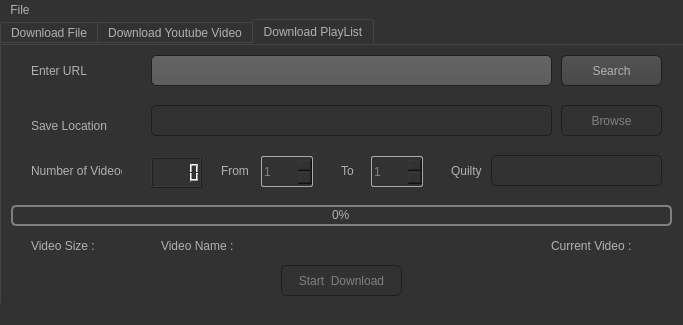
<?xml version="1.0" encoding="UTF-8"?>
<ui version="4.0">
 <class>MainWindow</class>
 <widget class="QMainWindow" name="MainWindow">
  <property name="geometry">
   <rect>
    <x>0</x>
    <y>0</y>
    <width>683</width>
    <height>325</height>
   </rect>
  </property>
  <property name="windowTitle">
   <string>MainWindow</string>
  </property>
  <property name="styleSheet">
   <string notr="true">QToolTip
{
     border: 1px solid black;
     background-color: #ffa02f;
     padding: 1px;
     border-radius: 3px;
     opacity: 100;
}

QWidget
{
    color: #b1b1b1;
    background-color: #323232;
}

QTreeView, QListView
{
    background-color: silver;
    margin-left: 5px;
}

QWidget:item:hover
{
    background-color: QLinearGradient( x1: 0, y1: 0, x2: 0, y2: 1, stop: 0 #ffa02f, stop: 1 #ca0619);
    color: #000000;
}

QWidget:item:selected
{
    background-color: QLinearGradient( x1: 0, y1: 0, x2: 0, y2: 1, stop: 0 #ffa02f, stop: 1 #d7801a);
}

QMenuBar::item
{
    background: transparent;
}

QMenuBar::item:selected
{
    background: transparent;
    border: 1px solid #ffaa00;
}

QMenuBar::item:pressed
{
    background: #444;
    border: 1px solid #000;
    background-color: QLinearGradient(
        x1:0, y1:0,
        x2:0, y2:1,
        stop:1 #212121,
        stop:0.4 #343434/*,
        stop:0.2 #343434,
        stop:0.1 #ffaa00*/
    );
    margin-bottom:-1px;
    padding-bottom:1px;
}

QMenu
{
    border: 1px solid #000;
}

QMenu::item
{
    padding: 2px 20px 2px 20px;
}

QMenu::item:selected
{
    color: #000000;
}

QWidget:disabled
{
    color: #808080;
    background-color: #323232;
}

QAbstractItemView
{
    background-color: QLinearGradient( x1: 0, y1: 0, x2: 0, y2: 1, stop: 0 #4d4d4d, stop: 0.1 #646464, stop: 1 #5d5d5d);
}

QWidget:focus
{
    /*border: 1px solid darkgray;*/
}

QLineEdit
{
    background-color: QLinearGradient( x1: 0, y1: 0, x2: 0, y2: 1, stop: 0 #4d4d4d, stop: 0 #646464, stop: 1 #5d5d5d);
    padding: 1px;
    border-style: solid;
    border: 1px solid #1e1e1e;
    border-radius: 5;
}

QPushButton
{
    color: #b1b1b1;
    background-color: QLinearGradient( x1: 0, y1: 0, x2: 0, y2: 1, stop: 0 #565656, stop: 0.1 #525252, stop: 0.5 #4e4e4e, stop: 0.9 #4a4a4a, stop: 1 #464646);
    border-width: 1px;
    border-color: #1e1e1e;
    border-style: solid;
    border-radius: 6;
    padding: 3px;
    font-size: 12px;
    padding-left: 5px;
    padding-right: 5px;
    min-width: 40px;
}

QPushButton:pressed
{
    background-color: QLinearGradient( x1: 0, y1: 0, x2: 0, y2: 1, stop: 0 #2d2d2d, stop: 0.1 #2b2b2b, stop: 0.5 #292929, stop: 0.9 #282828, stop: 1 #252525);
}

QComboBox
{
    selection-background-color: #ffaa00;
    background-color: QLinearGradient( x1: 0, y1: 0, x2: 0, y2: 1, stop: 0 #565656, stop: 0.1 #525252, stop: 0.5 #4e4e4e, stop: 0.9 #4a4a4a, stop: 1 #464646);
    border-style: solid;
    border: 1px solid #1e1e1e;
    border-radius: 5;
}

QComboBox:hover,QPushButton:hover
{
    border: 2px solid QLinearGradient( x1: 0, y1: 0, x2: 0, y2: 1, stop: 0 #ffa02f, stop: 1 #d7801a);
}


QComboBox:on
{
    padding-top: 3px;
    padding-left: 4px;
    background-color: QLinearGradient( x1: 0, y1: 0, x2: 0, y2: 1, stop: 0 #2d2d2d, stop: 0.1 #2b2b2b, stop: 0.5 #292929, stop: 0.9 #282828, stop: 1 #252525);
    selection-background-color: #ffaa00;
}

QComboBox QAbstractItemView
{
    border: 2px solid darkgray;
    selection-background-color: QLinearGradient( x1: 0, y1: 0, x2: 0, y2: 1, stop: 0 #ffa02f, stop: 1 #d7801a);
}

QComboBox::drop-down
{
     subcontrol-origin: padding;
     subcontrol-position: top right;
     width: 15px;

     border-left-width: 0px;
     border-left-color: darkgray;
     border-left-style: solid; /* just a single line */
     border-top-right-radius: 3px; /* same radius as the QComboBox */
     border-bottom-right-radius: 3px;
 }

QComboBox::down-arrow
{
     image: url(:/down_arrow.png);
}

QGroupBox
{
    border: 1px solid darkgray;
    margin-top: 10px;
}

QGroupBox:focus
{
    border: 1px solid darkgray;
}

QTextEdit:focus
{
    border: 1px solid darkgray;
}

QScrollBar:horizontal {
     border: 1px solid #222222;
     background: QLinearGradient( x1: 0, y1: 0, x2: 0, y2: 1, stop: 0.0 #121212, stop: 0.2 #282828, stop: 1 #484848);
     height: 7px;
     margin: 0px 16px 0 16px;
}

QScrollBar::handle:horizontal
{
      background: QLinearGradient( x1: 0, y1: 0, x2: 1, y2: 0, stop: 0 #ffa02f, stop: 0.5 #d7801a, stop: 1 #ffa02f);
      min-height: 20px;
      border-radius: 2px;
}

QScrollBar::add-line:horizontal {
      border: 1px solid #1b1b19;
      border-radius: 2px;
      background: QLinearGradient( x1: 0, y1: 0, x2: 1, y2: 0, stop: 0 #ffa02f, stop: 1 #d7801a);
      width: 14px;
      subcontrol-position: right;
      subcontrol-origin: margin;
}

QScrollBar::sub-line:horizontal {
      border: 1px solid #1b1b19;
      border-radius: 2px;
      background: QLinearGradient( x1: 0, y1: 0, x2: 1, y2: 0, stop: 0 #ffa02f, stop: 1 #d7801a);
      width: 14px;
     subcontrol-position: left;
     subcontrol-origin: margin;
}

QScrollBar::right-arrow:horizontal, QScrollBar::left-arrow:horizontal
{
      border: 1px solid black;
      width: 1px;
      height: 1px;
      background: white;
}

QScrollBar::add-page:horizontal, QScrollBar::sub-page:horizontal
{
      background: none;
}

QScrollBar:vertical
{
      background: QLinearGradient( x1: 0, y1: 0, x2: 1, y2: 0, stop: 0.0 #121212, stop: 0.2 #282828, stop: 1 #484848);
      width: 7px;
      margin: 16px 0 16px 0;
      border: 1px solid #222222;
}

QScrollBar::handle:vertical
{
      background: QLinearGradient( x1: 0, y1: 0, x2: 0, y2: 1, stop: 0 #ffa02f, stop: 0.5 #d7801a, stop: 1 #ffa02f);
      min-height: 20px;
      border-radius: 2px;
}

QScrollBar::add-line:vertical
{
      border: 1px solid #1b1b19;
      border-radius: 2px;
      background: QLinearGradient( x1: 0, y1: 0, x2: 0, y2: 1, stop: 0 #ffa02f, stop: 1 #d7801a);
      height: 14px;
      subcontrol-position: bottom;
      subcontrol-origin: margin;
}

QScrollBar::sub-line:vertical
{
      border: 1px solid #1b1b19;
      border-radius: 2px;
      background: QLinearGradient( x1: 0, y1: 0, x2: 0, y2: 1, stop: 0 #d7801a, stop: 1 #ffa02f);
      height: 14px;
      subcontrol-position: top;
      subcontrol-origin: margin;
}

QScrollBar::up-arrow:vertical, QScrollBar::down-arrow:vertical
{
      border: 1px solid black;
      width: 1px;
      height: 1px;
      background: white;
}


QScrollBar::add-page:vertical, QScrollBar::sub-page:vertical
{
      background: none;
}

QTextEdit
{
    background-color: #242424;
}

QPlainTextEdit
{
    background-color: #242424;
}

QHeaderView::section
{
    background-color: QLinearGradient(x1:0, y1:0, x2:0, y2:1, stop:0 #616161, stop: 0.5 #505050, stop: 0.6 #434343, stop:1 #656565);
    color: white;
    padding-left: 4px;
    border: 1px solid #6c6c6c;
}

QCheckBox:disabled
{
color: #414141;
}

QDockWidget::title
{
    text-align: center;
    spacing: 3px; /* spacing between items in the tool bar */
    background-color: QLinearGradient(x1:0, y1:0, x2:0, y2:1, stop:0 #323232, stop: 0.5 #242424, stop:1 #323232);
}

QDockWidget::close-button, QDockWidget::float-button
{
    text-align: center;
    spacing: 1px; /* spacing between items in the tool bar */
    background-color: QLinearGradient(x1:0, y1:0, x2:0, y2:1, stop:0 #323232, stop: 0.5 #242424, stop:1 #323232);
}

QDockWidget::close-button:hover, QDockWidget::float-button:hover
{
    background: #242424;
}

QDockWidget::close-button:pressed, QDockWidget::float-button:pressed
{
    padding: 1px -1px -1px 1px;
}

QMainWindow::separator
{
    background-color: QLinearGradient(x1:0, y1:0, x2:0, y2:1, stop:0 #161616, stop: 0.5 #151515, stop: 0.6 #212121, stop:1 #343434);
    color: white;
    padding-left: 4px;
    border: 1px solid #4c4c4c;
    spacing: 3px; /* spacing between items in the tool bar */
}

QMainWindow::separator:hover
{

    background-color: QLinearGradient(x1:0, y1:0, x2:0, y2:1, stop:0 #d7801a, stop:0.5 #b56c17 stop:1 #ffa02f);
    color: white;
    padding-left: 4px;
    border: 1px solid #6c6c6c;
    spacing: 3px; /* spacing between items in the tool bar */
}

QToolBar::handle
{
     spacing: 3px; /* spacing between items in the tool bar */
     background: url(:/dark_orange/img/handle.png);
}

QMenu::separator
{
    height: 2px;
    background-color: QLinearGradient(x1:0, y1:0, x2:0, y2:1, stop:0 #161616, stop: 0.5 #151515, stop: 0.6 #212121, stop:1 #343434);
    color: white;
    padding-left: 4px;
    margin-left: 10px;
    margin-right: 5px;
}

QProgressBar
{
    border: 2px solid grey;
    border-radius: 5px;
    text-align: center;
}

QProgressBar::chunk
{
    background-color: #d7801a;
    width: 2.15px;
    margin: 0.5px;
}

QTabBar::tab {
    color: #b1b1b1;
    border: 1px solid #444;
    border-bottom-style: none;
    background-color: #323232;
    padding-left: 10px;
    padding-right: 10px;
    padding-top: 3px;
    padding-bottom: 2px;
    margin-right: -1px;
}

QTabWidget::pane {
    border: 1px solid #444;
    top: 1px;
}

QTabBar::tab:last
{
    margin-right: 0; /* the last selected tab has nothing to overlap with on the right */
    border-top-right-radius: 3px;
}

QTabBar::tab:first:!selected
{
 margin-left: 0px; /* the last selected tab has nothing to overlap with on the right */


    border-top-left-radius: 3px;
}

QTabBar::tab:!selected
{
    color: #b1b1b1;
    border-bottom-style: solid;
    margin-top: 3px;
    background-color: QLinearGradient(x1:0, y1:0, x2:0, y2:1, stop:1 #212121, stop:.4 #343434);
}

QTabBar::tab:selected
{
    border-top-left-radius: 3px;
    border-top-right-radius: 3px;
    margin-bottom: 0px;
}

QTabBar::tab:!selected:hover
{
    /*border-top: 2px solid #ffaa00;
    padding-bottom: 3px;*/
    border-top-left-radius: 3px;
    border-top-right-radius: 3px;
    background-color: QLinearGradient(x1:0, y1:0, x2:0, y2:1, stop:1 #212121, stop:0.4 #343434, stop:0.2 #343434, stop:0.1 #ffaa00);
}

QRadioButton::indicator:checked, QRadioButton::indicator:unchecked{
    color: #b1b1b1;
    background-color: #323232;
    border: 1px solid #b1b1b1;
    border-radius: 6px;
}

QRadioButton::indicator:checked
{
    background-color: qradialgradient(
        cx: 0.5, cy: 0.5,
        fx: 0.5, fy: 0.5,
        radius: 1.0,
        stop: 0.25 #ffaa00,
        stop: 0.3 #323232
    );
}

QCheckBox::indicator{
    color: #b1b1b1;
    background-color: #323232;
    border: 1px solid #b1b1b1;
    width: 9px;
    height: 9px;
}

QRadioButton::indicator
{
    border-radius: 6px;
}

QRadioButton::indicator:hover, QCheckBox::indicator:hover
{
    border: 1px solid #ffaa00;
}

QCheckBox::indicator:checked
{
    image:url(:/dark_orange/img/checkbox.png);
}

QCheckBox::indicator:disabled, QRadioButton::indicator:disabled
{
    border: 1px solid #444;
}


QSlider::groove:horizontal {
    border: 1px solid #3A3939;
    height: 8px;
    background: #201F1F;
    margin: 2px 0;
    border-radius: 2px;
}

QSlider::handle:horizontal {
    background: QLinearGradient( x1: 0, y1: 0, x2: 0, y2: 1,
      stop: 0.0 silver, stop: 0.2 #a8a8a8, stop: 1 #727272);
    border: 1px solid #3A3939;
    width: 14px;
    height: 14px;
    margin: -4px 0;
    border-radius: 2px;
}

QSlider::groove:vertical {
    border: 1px solid #3A3939;
    width: 8px;
    background: #201F1F;
    margin: 0 0px;
    border-radius: 2px;
}

QSlider::handle:vertical {
    background: QLinearGradient( x1: 0, y1: 0, x2: 0, y2: 1, stop: 0.0 silver,
      stop: 0.2 #a8a8a8, stop: 1 #727272);
    border: 1px solid #3A3939;
    width: 14px;
    height: 14px;
    margin: 0 -4px;
    border-radius: 2px;
}

QAbstractSpinBox {
    padding-top: 2px;
    padding-bottom: 2px;
    border: 1px solid darkgray;

    border-radius: 2px;
    min-width: 50px;
}</string>
  </property>
  <widget class="QWidget" name="centralwidget">
   <widget class="QTabWidget" name="tabWidget">
    <property name="enabled">
     <bool>true</bool>
    </property>
    <property name="geometry">
     <rect>
      <x>0</x>
      <y>0</y>
      <width>701</width>
      <height>321</height>
     </rect>
    </property>
    <property name="currentIndex">
     <number>2</number>
    </property>
    <widget class="QWidget" name="tab">
     <attribute name="title">
      <string>Download File</string>
     </attribute>
     <widget class="QProgressBar" name="progressBar">
      <property name="geometry">
       <rect>
        <x>10</x>
        <y>160</y>
        <width>661</width>
        <height>21</height>
       </rect>
      </property>
      <property name="value">
       <number>0</number>
      </property>
     </widget>
     <widget class="QLabel" name="label">
      <property name="geometry">
       <rect>
        <x>30</x>
        <y>10</y>
        <width>71</width>
        <height>31</height>
       </rect>
      </property>
      <property name="styleSheet">
       <string notr="true"/>
      </property>
      <property name="text">
       <string>Enter URL</string>
      </property>
     </widget>
     <widget class="QLineEdit" name="lineEdit_2">
      <property name="geometry">
       <rect>
        <x>150</x>
        <y>60</y>
        <width>401</width>
        <height>31</height>
       </rect>
      </property>
     </widget>
     <widget class="QLineEdit" name="lineEdit">
      <property name="geometry">
       <rect>
        <x>150</x>
        <y>10</y>
        <width>521</width>
        <height>31</height>
       </rect>
      </property>
     </widget>
     <widget class="QPushButton" name="pushButton">
      <property name="geometry">
       <rect>
        <x>560</x>
        <y>60</y>
        <width>106</width>
        <height>31</height>
       </rect>
      </property>
      <property name="styleSheet">
       <string notr="true"/>
      </property>
      <property name="text">
       <string>Browse</string>
      </property>
     </widget>
     <widget class="QPushButton" name="pushButton_2">
      <property name="geometry">
       <rect>
        <x>280</x>
        <y>220</y>
        <width>121</width>
        <height>31</height>
       </rect>
      </property>
      <property name="toolTip">
       <string>&lt;html&gt;&lt;head/&gt;&lt;body&gt;&lt;p&gt;Press to start Download&lt;/p&gt;&lt;/body&gt;&lt;/html&gt;</string>
      </property>
      <property name="styleSheet">
       <string notr="true"/>
      </property>
      <property name="text">
       <string>Start  Download</string>
      </property>
     </widget>
     <widget class="QLabel" name="label_3">
      <property name="geometry">
       <rect>
        <x>30</x>
        <y>190</y>
        <width>141</width>
        <height>21</height>
       </rect>
      </property>
      <property name="text">
       <string>File Size :</string>
      </property>
     </widget>
     <widget class="QLabel" name="label_2">
      <property name="geometry">
       <rect>
        <x>30</x>
        <y>70</y>
        <width>91</width>
        <height>21</height>
       </rect>
      </property>
      <property name="text">
       <string>Save Location</string>
      </property>
     </widget>
    </widget>
    <widget class="QWidget" name="tab_2">
     <attribute name="title">
      <string>Download Youtube Video</string>
     </attribute>
     <widget class="QProgressBar" name="progressBar_2">
      <property name="geometry">
       <rect>
        <x>10</x>
        <y>160</y>
        <width>661</width>
        <height>21</height>
       </rect>
      </property>
      <property name="value">
       <number>0</number>
      </property>
      <property name="textVisible">
       <bool>true</bool>
      </property>
     </widget>
     <widget class="QLabel" name="label_4">
      <property name="geometry">
       <rect>
        <x>30</x>
        <y>10</y>
        <width>71</width>
        <height>31</height>
       </rect>
      </property>
      <property name="styleSheet">
       <string notr="true"/>
      </property>
      <property name="text">
       <string>Enter URL</string>
      </property>
     </widget>
     <widget class="QLineEdit" name="lineEdit_3">
      <property name="enabled">
       <bool>false</bool>
      </property>
      <property name="geometry">
       <rect>
        <x>150</x>
        <y>60</y>
        <width>401</width>
        <height>31</height>
       </rect>
      </property>
     </widget>
     <widget class="QLineEdit" name="lineEdit_4">
      <property name="geometry">
       <rect>
        <x>150</x>
        <y>10</y>
        <width>401</width>
        <height>31</height>
       </rect>
      </property>
     </widget>
     <widget class="QPushButton" name="pushButton_3">
      <property name="enabled">
       <bool>false</bool>
      </property>
      <property name="geometry">
       <rect>
        <x>560</x>
        <y>60</y>
        <width>101</width>
        <height>31</height>
       </rect>
      </property>
      <property name="styleSheet">
       <string notr="true"/>
      </property>
      <property name="text">
       <string>Browse</string>
      </property>
     </widget>
     <widget class="QPushButton" name="pushButton_4">
      <property name="enabled">
       <bool>false</bool>
      </property>
      <property name="geometry">
       <rect>
        <x>280</x>
        <y>220</y>
        <width>121</width>
        <height>31</height>
       </rect>
      </property>
      <property name="toolTip">
       <string>&lt;html&gt;&lt;head/&gt;&lt;body&gt;&lt;p&gt;Press to start Download&lt;/p&gt;&lt;/body&gt;&lt;/html&gt;</string>
      </property>
      <property name="styleSheet">
       <string notr="true"/>
      </property>
      <property name="text">
       <string>Start  Download</string>
      </property>
     </widget>
     <widget class="QLabel" name="label_5">
      <property name="geometry">
       <rect>
        <x>30</x>
        <y>190</y>
        <width>121</width>
        <height>21</height>
       </rect>
      </property>
      <property name="text">
       <string>Video Size :</string>
      </property>
     </widget>
     <widget class="QLabel" name="label_6">
      <property name="geometry">
       <rect>
        <x>30</x>
        <y>70</y>
        <width>91</width>
        <height>21</height>
       </rect>
      </property>
      <property name="text">
       <string>Save Location</string>
      </property>
     </widget>
     <widget class="QComboBox" name="comboBox">
      <property name="enabled">
       <bool>false</bool>
      </property>
      <property name="geometry">
       <rect>
        <x>150</x>
        <y>110</y>
        <width>171</width>
        <height>31</height>
       </rect>
      </property>
     </widget>
     <widget class="QLabel" name="label_7">
      <property name="geometry">
       <rect>
        <x>30</x>
        <y>110</y>
        <width>81</width>
        <height>31</height>
       </rect>
      </property>
      <property name="text">
       <string>Quilty</string>
      </property>
     </widget>
     <widget class="QPushButton" name="pushButton_5">
      <property name="geometry">
       <rect>
        <x>560</x>
        <y>10</y>
        <width>101</width>
        <height>31</height>
       </rect>
      </property>
      <property name="text">
       <string>Search</string>
      </property>
     </widget>
     <widget class="QLabel" name="label_23">
      <property name="geometry">
       <rect>
        <x>160</x>
        <y>190</y>
        <width>471</width>
        <height>21</height>
       </rect>
      </property>
      <property name="text">
       <string>Video Name :</string>
      </property>
     </widget>
    </widget>
    <widget class="QWidget" name="tab_3">
     <attribute name="title">
      <string>Download PlayList</string>
     </attribute>
     <widget class="QLabel" name="label_15">
      <property name="geometry">
       <rect>
        <x>30</x>
        <y>70</y>
        <width>91</width>
        <height>21</height>
       </rect>
      </property>
      <property name="text">
       <string>Save Location</string>
      </property>
     </widget>
     <widget class="QLineEdit" name="lineEdit_9">
      <property name="enabled">
       <bool>false</bool>
      </property>
      <property name="geometry">
       <rect>
        <x>150</x>
        <y>60</y>
        <width>401</width>
        <height>31</height>
       </rect>
      </property>
     </widget>
     <widget class="QComboBox" name="comboBox_3">
      <property name="enabled">
       <bool>false</bool>
      </property>
      <property name="geometry">
       <rect>
        <x>490</x>
        <y>110</y>
        <width>171</width>
        <height>31</height>
       </rect>
      </property>
     </widget>
     <widget class="QLineEdit" name="lineEdit_10">
      <property name="geometry">
       <rect>
        <x>150</x>
        <y>10</y>
        <width>401</width>
        <height>31</height>
       </rect>
      </property>
     </widget>
     <widget class="QPushButton" name="pushButton_11">
      <property name="enabled">
       <bool>false</bool>
      </property>
      <property name="geometry">
       <rect>
        <x>280</x>
        <y>220</y>
        <width>121</width>
        <height>31</height>
       </rect>
      </property>
      <property name="toolTip">
       <string>&lt;html&gt;&lt;head/&gt;&lt;body&gt;&lt;p&gt;Press to start Download&lt;/p&gt;&lt;/body&gt;&lt;/html&gt;</string>
      </property>
      <property name="styleSheet">
       <string notr="true"/>
      </property>
      <property name="text">
       <string>Start  Download</string>
      </property>
     </widget>
     <widget class="QLabel" name="label_16">
      <property name="geometry">
       <rect>
        <x>30</x>
        <y>10</y>
        <width>71</width>
        <height>31</height>
       </rect>
      </property>
      <property name="styleSheet">
       <string notr="true"/>
      </property>
      <property name="text">
       <string>Enter URL</string>
      </property>
     </widget>
     <widget class="QPushButton" name="pushButton_12">
      <property name="enabled">
       <bool>false</bool>
      </property>
      <property name="geometry">
       <rect>
        <x>560</x>
        <y>60</y>
        <width>101</width>
        <height>31</height>
       </rect>
      </property>
      <property name="styleSheet">
       <string notr="true"/>
      </property>
      <property name="text">
       <string>Browse</string>
      </property>
     </widget>
     <widget class="QLabel" name="label_17">
      <property name="geometry">
       <rect>
        <x>450</x>
        <y>110</y>
        <width>31</width>
        <height>31</height>
       </rect>
      </property>
      <property name="text">
       <string>Quilty</string>
      </property>
     </widget>
     <widget class="QPushButton" name="pushButton_13">
      <property name="geometry">
       <rect>
        <x>560</x>
        <y>10</y>
        <width>101</width>
        <height>31</height>
       </rect>
      </property>
      <property name="text">
       <string>Search</string>
      </property>
     </widget>
     <widget class="QLabel" name="label_18">
      <property name="geometry">
       <rect>
        <x>30</x>
        <y>190</y>
        <width>121</width>
        <height>21</height>
       </rect>
      </property>
      <property name="text">
       <string>Video Size :</string>
      </property>
     </widget>
     <widget class="QProgressBar" name="progressBar_5">
      <property name="geometry">
       <rect>
        <x>10</x>
        <y>160</y>
        <width>661</width>
        <height>21</height>
       </rect>
      </property>
      <property name="value">
       <number>0</number>
      </property>
      <property name="textVisible">
       <bool>true</bool>
      </property>
     </widget>
     <widget class="QLCDNumber" name="lcdNumber">
      <property name="enabled">
       <bool>true</bool>
      </property>
      <property name="geometry">
       <rect>
        <x>150</x>
        <y>112</y>
        <width>51</width>
        <height>31</height>
       </rect>
      </property>
      <property name="styleSheet">
       <string notr="true"/>
      </property>
     </widget>
     <widget class="QLabel" name="label_19">
      <property name="geometry">
       <rect>
        <x>30</x>
        <y>116</y>
        <width>91</width>
        <height>20</height>
       </rect>
      </property>
      <property name="text">
       <string>Number of Videoes</string>
      </property>
     </widget>
     <widget class="QLabel" name="label_20">
      <property name="geometry">
       <rect>
        <x>220</x>
        <y>110</y>
        <width>31</width>
        <height>31</height>
       </rect>
      </property>
      <property name="text">
       <string>From</string>
      </property>
     </widget>
     <widget class="QLabel" name="label_21">
      <property name="geometry">
       <rect>
        <x>340</x>
        <y>110</y>
        <width>20</width>
        <height>31</height>
       </rect>
      </property>
      <property name="text">
       <string>To</string>
      </property>
     </widget>
     <widget class="QSpinBox" name="spinBox">
      <property name="enabled">
       <bool>false</bool>
      </property>
      <property name="geometry">
       <rect>
        <x>260</x>
        <y>111</y>
        <width>52</width>
        <height>31</height>
       </rect>
      </property>
      <property name="minimum">
       <number>1</number>
      </property>
      <property name="maximum">
       <number>300</number>
      </property>
      <property name="value">
       <number>1</number>
      </property>
     </widget>
     <widget class="QSpinBox" name="spinBox_2">
      <property name="enabled">
       <bool>false</bool>
      </property>
      <property name="geometry">
       <rect>
        <x>370</x>
        <y>111</y>
        <width>52</width>
        <height>31</height>
       </rect>
      </property>
      <property name="minimum">
       <number>1</number>
      </property>
      <property name="maximum">
       <number>300</number>
      </property>
      <property name="value">
       <number>1</number>
      </property>
     </widget>
     <widget class="QLabel" name="label_22">
      <property name="geometry">
       <rect>
        <x>550</x>
        <y>190</y>
        <width>121</width>
        <height>21</height>
       </rect>
      </property>
      <property name="text">
       <string>Current Video :</string>
      </property>
     </widget>
     <widget class="QLabel" name="label_24">
      <property name="geometry">
       <rect>
        <x>160</x>
        <y>190</y>
        <width>381</width>
        <height>21</height>
       </rect>
      </property>
      <property name="text">
       <string>Video Name :</string>
      </property>
     </widget>
    </widget>
   </widget>
  </widget>
  <widget class="QMenuBar" name="menubar">
   <property name="geometry">
    <rect>
     <x>0</x>
     <y>0</y>
     <width>683</width>
     <height>21</height>
    </rect>
   </property>
   <widget class="QMenu" name="menuFile">
    <property name="title">
     <string>File</string>
    </property>
    <addaction name="actionExit"/>
   </widget>
   <addaction name="menuFile"/>
  </widget>
  <widget class="QStatusBar" name="statusbar"/>
  <action name="actionExit">
   <property name="text">
    <string>Exit</string>
   </property>
  </action>
 </widget>
 <resources/>
 <connections/>
</ui>
